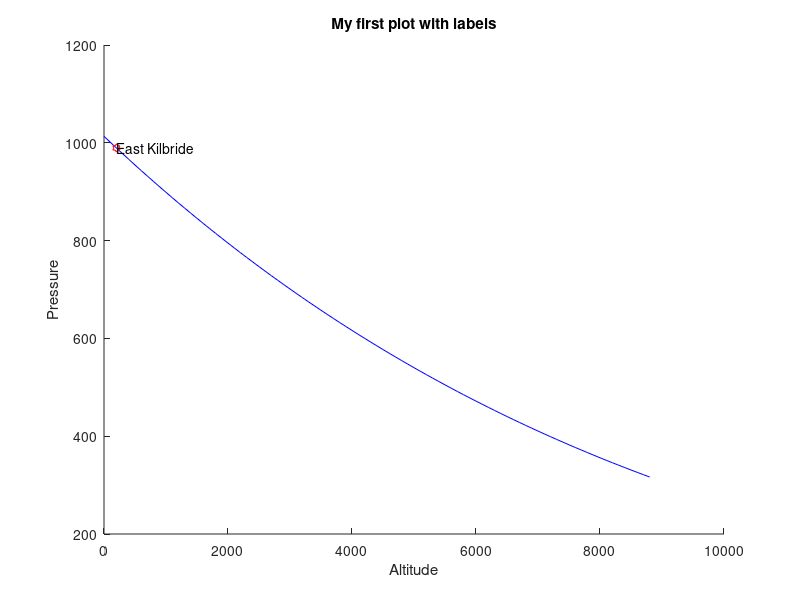

Write MATLAB code to recreate this figure.
% start fresh
clear
close all
clc


x=0:100:8848;
pressure = @(altitude)1013.25*...
exp(-0.03417/0.0065*(log(288.15)-...
(log(288.15-0.0065*altitude))));
% standard atmosphere pressure (Lide, 1999)
y=pressure(x);

figure % open a new figure
hold on % do not clear when plotting different things
plot(x,y,'-b')
plot(200,pressure(200),'hr')
text(200,pressure(200),'East Kilbride')
xlabel('Altitude')
ylabel('Pressure')
title('My first plot with labels')